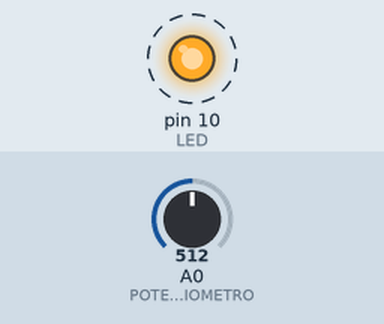
Recording of a sketch running on a simulated Arduino Uno, built with avr-gcc and run on an emulated ATmega328P. Parts: output pins drawn as LEDs (lit = HIGH). Dashed ring = blinking. The inputs (shaded band) are chosen by the test bench; at power-on: A0 (POTENCIOMETRO) = 512. What the sketch prints to the serial monitor is not drawn.

Above: at 1.2 s.
1.3 s: A0 (POTENCIOMETRO) set to 494
4.3 s: A0 (POTENCIOMETRO) set to 477
Timing chart, 0 to 13.3 s (numbered marks = the images above; inputs shaded):
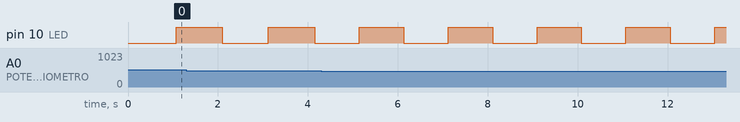

The sketch:

funciones.ino
```cpp
/*
  Funciones de usuario
  Lunes 5 de octubre 2020

  Lucas Martín Treser - Automatismos Mar del Plata
  https://www.automatismos-mdq.com.ar/

  Simulación disponible en:
  https://www.tinkercad.com/things/jFUYvWRWWE4

*/

//constantes
const int LED = 10;
const int POTENCIOMETRO = A0;

//variables
unsigned long tiempoActual = 0;
int tiempo = 0;
boolean ledEstado;

void setup() {
  pinMode(LED, OUTPUT);
  Serial.begin(9600);
}

void loop() {

  tiempo = miFuncion();
  Serial.print("La funcion retorna: ");
  Serial.println(tiempo);

  //retardo no bloqueante
  if (millis() > (tiempoActual + tiempo)) {
    tiempoActual = millis();
    ledEstado = !ledEstado;
    digitalWrite(LED, ledEstado);
  }


}

//función para variar la velocidad de destellos
int miFuncion() {
  int valor = analogRead(POTENCIOMETRO);
  int destello = map(valor, 0, 1023, 100, 2000);
  return destello;
}
```

Measured:
- by itself, pin 10 (LED): alternates HIGH for 0.99 s and LOW for 0.99 s
